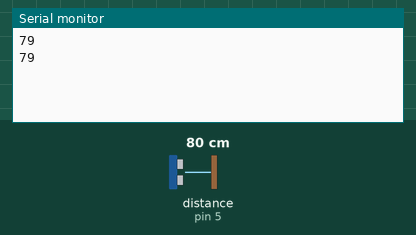
This sketch was run on a simulated Arduino Uno, built with avr-gcc and run on an emulated ATmega328P. Parts: the last lines printed to the serial monitor. Wiring (inferred from the names in the program): ultrasonic range finder: trigger pin 6; echo pin 5. The inputs (shaded band) are chosen by the test bench; at power-on: distance to the obstacle (sensor on pin 5) 80 cm. The echo pulse lasts 58.3 µs per cm.

Above: at 2.3 s.
2.4 s: distance to the obstacle (sensor on pin 5) set to 2 cm
At 4.2 s:
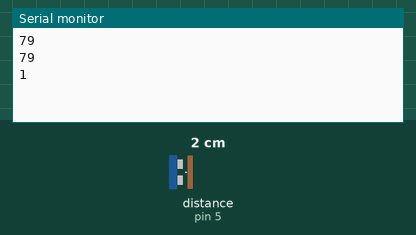
4.5 s: distance to the obstacle (sensor on pin 5) set to 4 cm
At 5.6 s:
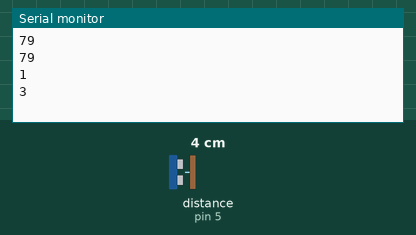
Timing chart, 0 to 7.5 s (numbered marks = the images above; inputs shaded):
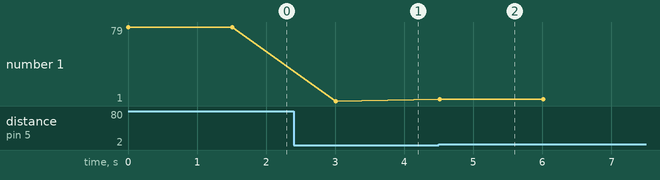

Measured:
- after the input at 2.4 s, the serial monitor: prints a new line after 0.61 s (image 1)
- after the input at 4.5 s, the serial monitor: prints a new line at once (image 2)
- plotted number 1: 79 → 1 after the input at 2.4 s, 1 → 3 after the input at 4.5 s

The sketch:

Serialultrasonido.ino
```cpp
const int EchoPin = 5;
const int TriggerPin = 6;
long duration, distanceCm;

void setup()
{
  Serial.begin(9600);
  pinMode(TriggerPin, OUTPUT);
  pinMode(EchoPin, INPUT);
}

void loop()
{
digitalWrite(TriggerPin, LOW);  //para generar un pulso limpio ponemos a LOW 4us
delayMicroseconds(4);
digitalWrite(TriggerPin, HIGH);  //generamos Trigger (disparo) de 10us
delayMicroseconds(10);
digitalWrite(TriggerPin, LOW);

duration = pulseIn(EchoPin, HIGH);  //medimos el tiempo entre pulsos, en microsegundos

distanceCm = duration * 10 / 292/ 2;   //convertimos a distancia, en cm
Serial.println(distanceCm);
  delay(1500);
}
```
